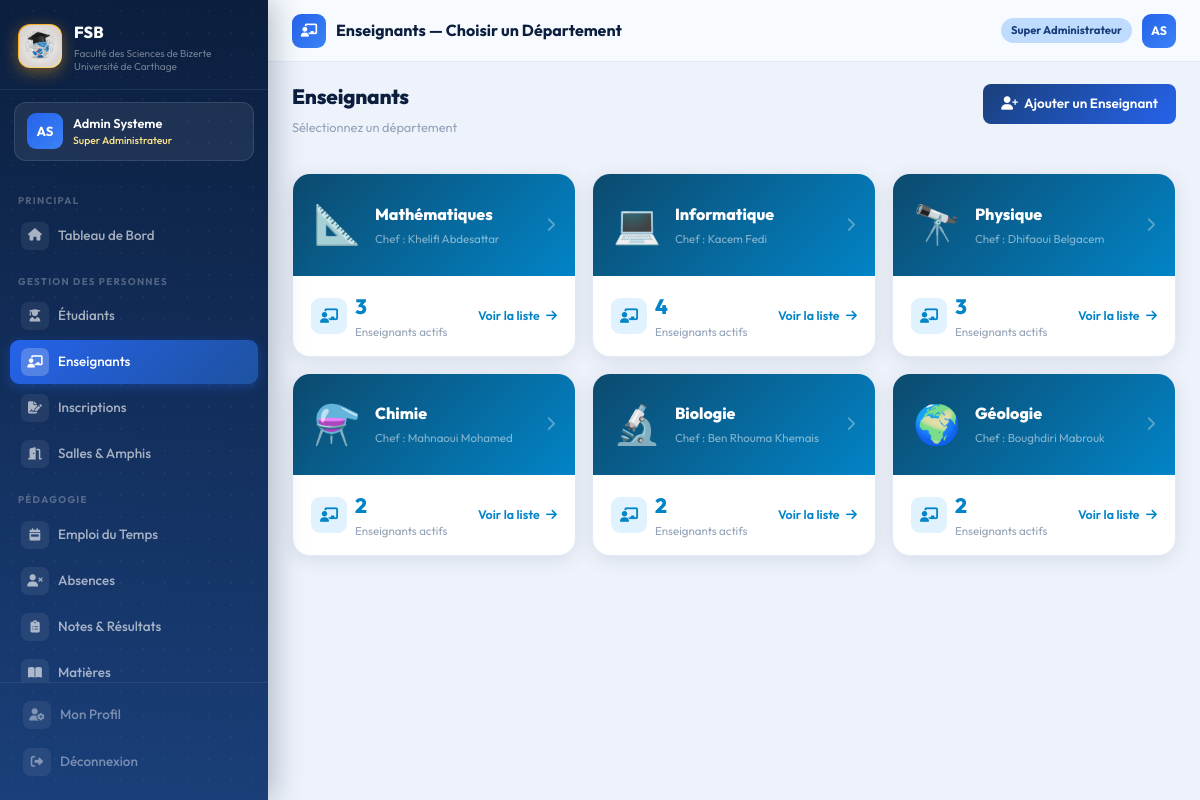
Page /dashboard/enseignants/ (signed in) on the earlier database version.
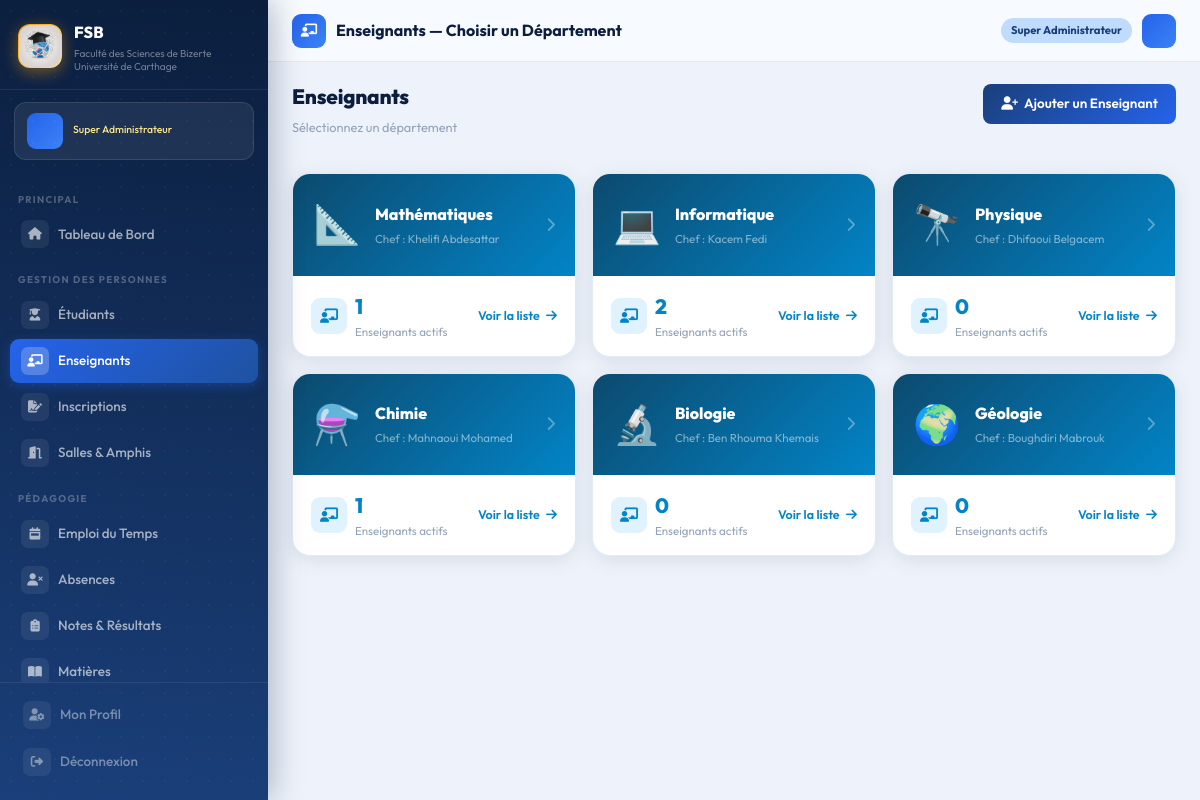
Same page on the later database version.
### accounts/models.py (models this page shows, shortened)
class CustomUser(AbstractUser):
    ROLE_CHOICES = [
        ('super_admin',  'Super Administrateur'),
        ('admin',        'Administrateur'),
        ('scolarite',    'Agent Scolarité'),
        ('chef_dept',    'Chef de Département'),
        ('doyen',        'Doyen / Vice-Doyen'),
    ]
    role = models.CharField(
        max_length=20,
        choices=ROLE_CHOICES,
        default='scolarite'
    )
    telephone = models.CharField(max_length=20, blank=True)
    departement = models.CharField(max_length=50, blank=True)

### administration/models.py (models this page shows, shortened)
class Departement(models.Model):
    NOM_CHOICES = [
        ('mathematiques',  'Mathématiques'),
        ('informatique',   'Informatique'),
        ('physique',       'Physique'),
        ('chimie',         'Chimie'),
        ('biologie',   'Biologie'),
        ('geologie', 'Géologie'),
    ]
    nom         = models.CharField(max_length=50, choices=NOM_CHOICES, unique=True)
    chef        = models.CharField(max_length=100, blank=True, null=True, help_text="Nom du chef de département")
    email       = models.EmailField(blank=True)
    telephone   = models.CharField(max_length=20, blank=True)
    description = models.TextField(blank=True)

### administration/views.py (the view)
@login_required
def enseignants_departements(request):
    departements = Departement.objects.all()
    dept_data = []
    for dept in departements:
        nb = Enseignant.objects.filter(
            departement=dept, actif=True
        ).count()
        dept_data.append({'dept': dept, 'nb_enseignants': nb})
    return render(request, 'administration/enseignants/nav_departements.html', {
        'dept_data': dept_data,
    })

### templates/administration/enseignants/nav_departements.html (shortened to what this page needs)
{% extends 'base.html' %}
{% block page_icon %}<i class="fas fa-chalkboard-teacher"></i>{% endblock %}
{% block page_title %}Enseignants — Choisir un Département{% endblock %}
{% block content %}
<div class="page-header">
  <div>
    <h1>Enseignants</h1>
    <p class="sub">Sélectionnez un département</p>
  </div>
  <a href="{% url 'administration:ajouter_enseignant' %}" class="btn-primary-fsb">
    <i class="fas fa-user-plus"></i> Ajouter un Enseignant
  </a>
</div>
<div class="row g-3">
  {% for item in dept_data %}
  <div class="col-lg-4 col-md-6 fu fu{{ forloop.counter }}">
    <a href="{% url 'administration:enseignants_liste' item.dept.pk %}"
       style="text-decoration:none;display:block">
      <div class="card-fsb" style="transition:all 0.25s;cursor:pointer"
           onmouseover="this.style.transform='translateY(-4px)';this.style.boxShadow='0 12px 32px rgba(37,99,235,0.15)'"
           onmouseout="this.style.transform='translateY(0)';this.style.boxShadow=''">
        <div style="background:linear-gradient(135deg,#0c4a6e,#0284c7);
                    padding:20px;display:flex;align-items:center;gap:14px">
          <div style="font-size:2.4rem;flex-shrink:0">
            {% if item.dept.nom == 'informatique' %}💻
            {% elif item.dept.nom == 'mathematiques' %}📐
            {% elif item.dept.nom == 'physique' %}🔭
            {% elif item.dept.nom == 'chimie' %}⚗️
            {% elif item.dept.nom == 'biologie' %}🔬
            {% else %}🌍{% endif %}
          </div>
          <div>
            <div style="font-size:1rem;font-weight:800;color:white">
              {{ item.dept.get_nom_display }}
            </div>
            {% if item.dept.chef %}
            <div style="font-size:0.72rem;color:rgba(255,255,255,0.5);margin-top:2px">
              Chef : {{ item.dept.chef }}
            </div>
            {% endif %}
          </div>
          <i class="fas fa-chevron-right ms-auto" style="color:rgba(255,255,255,0.35)"></i>
        </div>
        <div style="padding:14px 18px;display:flex;align-items:center;justify-content:space-between">
          <div style="display:flex;align-items:center;gap:8px">
            <div style="width:36px;height:36px;border-radius:9px;background:#e0f2fe;
                        display:flex;align-items:center;justify-content:center">
              <i class="fas fa-chalkboard-teacher" style="color:#0284c7;font-size:0.9rem"></i>
            </div>
            <div>
              <div style="font-size:1.3rem;font-weight:800;color:#0284c7">
                {{ item.nb_enseignants }}
              </div>
              <div style="font-size:0.72rem;color:#94a3b8">Enseignants actifs</div>
            </div>
          </div>
          <div style="font-size:0.78rem;color:#0284c7;font-weight:600">
            Voir la liste <i class="fas fa-arrow-right ms-1"></i>
          </div>
        </div>
      </div>
    </a>
  </div>
  {% endfor %}
</div>
{% endblock %}

### templates/base.html (shortened to what the changed rows need)
<!DOCTYPE html>
<html lang="fr">
<head>
    <link href="https://cdn.jsdelivr.net/npm/bootstrap@5.3.2/dist/css/bootstrap.min.css" rel="stylesheet">
    <link href="https://cdnjs.cloudflare.com/ajax/libs/font-awesome/6.5.0/css/all.min.css" rel="stylesheet">
    {% load static %}
    <link rel="stylesheet" href="{% static 'css/fsb.css' %}">
</head>
<body>
    {% if user.is_authenticated %}
    <aside class="sidebar" id="sidebar">
        <div class="sidebar-brand">
            <div class="brand-logo">
                <img src="{% static 'images/logo-fsb.jpg' %}" alt="Logo FSB" width="42" height="42"
                    style="border-radius: 12px; object-fit: cover;">
            </div>
            <div>
                <div class="brand-name">FSB</div>
                <div class="brand-desc">Faculté des Sciences de Bizerte<br>Université de Carthage</div>
            </div>
        </div>
        <div class="sidebar-user">
            <div class="user-avatar">{{ user.first_name|first|upper }}{{ user.last_name|first|upper }}</div>
            <div>
                <div class="user-fullname">{{ user.get_full_name|truncatechars:22 }}</div>
                <div class="user-role-badge">{{ user.get_role_display }}</div>
            </div>
        </div>
        <nav class="sidebar-nav">
            <span class="nav-section">Principal</span>
            <a href="{% url 'administration:dashboard' %}"
                class="sidebar-link {% if request.resolver_match.url_name == 'dashboard' %}active{% endif %}">
                <span class="s-icon"><i class="fas fa-home"></i></span>Tableau de Bord
            </a>
            <span class="nav-section">Gestion des Personnes</span>
            <a href="{% url 'administration:liste_etudiants' %}"
                class="sidebar-link {% if 'etudiants' in request.path %}active{% endif %}">
                <span class="s-icon"><i class="fas fa-user-graduate"></i></span>Étudiants
            </a>
            <a href="{% url 'administration:liste_enseignants' %}"
                class="sidebar-link {% if 'enseignants' in request.path %}active{% endif %}">
                <span class="s-icon"><i class="fas fa-chalkboard-teacher"></i></span>Enseignants
            </a>
            <a href="{% url 'administration:inscriptions' %}"
                class="sidebar-link {% if 'inscriptions' in request.path %}active{% endif %}">
                <span class="s-icon"><i class="fas fa-file-signature"></i></span>Inscriptions
            </a>
            <a href="{% url 'administration:salles' %}"
                class="sidebar-link {% if 'salles' in request.path %}active{% endif %}">
                <span class="s-icon"><i class="fas fa-door-open"></i></span>Salles & Amphis
            </a>
            <span class="nav-section">Pédagogie</span>
            <a href="{% url 'pedagogie:emploi_du_temps' %}"
                class="sidebar-link {% if 'emploi' in request.path %}active{% endif %}">
                <span class="s-icon"><i class="fas fa-calendar-week"></i></span>Emploi du Temps
            </a>
            <a href="{% url 'pedagogie:absences' %}"
                class="sidebar-link {% if 'absences' in request.path %}active{% endif %}">
                <span class="s-icon"><i class="fas fa-user-times"></i></span>Absences
            </a>
            <a href="{% url 'pedagogie:notes' %}"
                class="sidebar-link {% if 'notes' in request.path %}active{% endif %}">
                <span class="s-icon"><i class="fas fa-clipboard-list"></i></span>Notes & Résultats
            </a>
            <a href="{% url 'pedagogie:matieres' %}"
                class="sidebar-link {% if 'matieres' in request.path %}active{% endif %}">
                <span class="s-icon"><i class="fas fa-book-open"></i></span>Matières
            </a>
        </nav>
        <div class="sidebar-footer">
            <a href="{% url 'accounts:profile' %}" class="sidebar-link" style="margin-bottom:3px">
                <span class="s-icon"><i class="fas fa-user-cog"></i></span>Mon Profil
            </a>
            <a href="{% url 'accounts:logout' %}" class="sidebar-link danger">
                <span class="s-icon"><i class="fas fa-sign-out-alt"></i></span>Déconnexion
            </a>
        </div>
    </aside>
    <div class="main-wrapper">
        <header class="topbar">
            <div class="topbar-left">
                <div class="topbar-icon">{% block page_icon %}<i class="fas fa-th"></i>{% endblock %}</div>
                <span class="topbar-title">{% block page_title %}Tableau de Bord{% endblock %}</span>
            </div>
            <div class="topbar-right">
                <span class="role-chip">{{ user.get_role_display }}</span>
                <a class="user-avatar"
                    style="width:34px;height:34px;font-size:0.77rem;border-radius:9px;cursor:pointer;display:inline-flex;align-items:center;justify-content:center;text-decoration:none"
                    href="{% url 'accounts:profile' %}">
                    {{ user.first_name|first|upper }}{{ user.last_name|first|upper }}
                </a>
            </div>
        </header>
        <div class="content-area">
            {% block content %}{% endblock %}
        </div>
    </div>
    {% else %}
    {% block full_content %}{% endblock %}
    {% endif %}
    {% load static %}
</body>
</html>

Differences in the rows shown:
changed CustomUser "Super Administrateur": first_name|first "A" → (not shown); last_name|first "S" → (not shown); get_full_name "Admin Systeme" → (not shown)
changed Departement "Mathématiques": nb_enseignants "3" → "1"
changed Departement "Informatique": nb_enseignants "4" → "2"
changed Departement "Physique": nb_enseignants "3" → "0"
changed Departement "Chimie": nb_enseignants "2" → "1"
changed Departement "Biologie": nb_enseignants "2" → "0"
changed Departement "Géologie": nb_enseignants "2" → "0"
